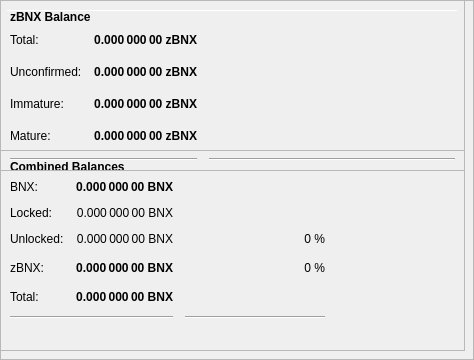
        <widget class="QFrame" name="frameObfuscation">
         <property name="minimumSize">
          <size>
           <width>0</width>
           <height>350</height>
          </size>
         </property>
         <property name="layoutDirection">
          <enum>Qt::LeftToRight</enum>
         </property>
         <property name="frameShape">
          <enum>QFrame::StyledPanel</enum>
         </property>
         <property name="frameShadow">
          <enum>QFrame::Raised</enum>
         </property>
         <widget class="QPushButton" name="runAutoDenom">
          <property name="geometry">
           <rect>
            <x>251</x>
            <y>17</y>
            <width>1</width>
            <height>1</height>
           </rect>
          </property>
          <property name="palette">
           <palette>
            <active>
             <colorrole role="WindowText">
              <brush brushstyle="SolidPattern">
               <color alpha="255">
                <red>0</red>
                <green>0</green>
                <blue>0</blue>
               </color>
              </brush>
             </colorrole>
             <colorrole role="Button">
              <brush brushstyle="SolidPattern">
               <color alpha="255">
                <red>239</red>
                <green>238</green>
                <blue>238</blue>
               </color>
              </brush>
             </colorrole>
             <colorrole role="Light">
              <brush brushstyle="SolidPattern">
               <color alpha="255">
                <red>255</red>
                <green>255</green>
                <blue>255</blue>
               </color>
              </brush>
             </colorrole>
             <colorrole role="Midlight">
              <brush brushstyle="SolidPattern">
               <color alpha="255">
                <red>247</red>
                <green>246</green>
                <blue>246</blue>
               </color>
              </brush>
             </colorrole>
             <colorrole role="Dark">
              <brush brushstyle="SolidPattern">
               <color alpha="255">
                <red>119</red>
                <green>119</green>
                <blue>119</blue>
               </color>
              </brush>
             </colorrole>
             <colorrole role="Mid">
              <brush brushstyle="SolidPattern">
               <color alpha="255">
                <red>159</red>
                <green>159</green>
                <blue>159</blue>
               </color>
              </brush>
             </colorrole>
             <colorrole role="Text">
              <brush brushstyle="SolidPattern">
               <color alpha="255">
                <red>0</red>
                <green>0</green>
                <blue>0</blue>
               </color>
              </brush>
             </colorrole>
             <colorrole role="BrightText">
              <brush brushstyle="SolidPattern">
               <color alpha="255">
                <red>255</red>
                <green>255</green>
                <blue>255</blue>
               </color>
              </brush>
             </colorrole>
             <colorrole role="ButtonText">
              <brush brushstyle="SolidPattern">
               <color alpha="255">
                <red>0</red>
                <green>0</green>
                <blue>0</blue>
               </color>
              </brush>
             </colorrole>
             <colorrole role="Base">
              <brush brushstyle="SolidPattern">
               <color alpha="255">
                <red>255</red>
                <green>255</green>
                <blue>255</blue>
               </color>
              </brush>
             </colorrole>
             <colorrole role="Window">
              <brush brushstyle="SolidPattern">
               <color alpha="255">
                <red>239</red>
                <green>238</green>
                <blue>238</blue>
               </color>
              </brush>
             </colorrole>
             <colorrole role="Shadow">
              <brush brushstyle="SolidPattern">
               <color alpha="255">
                <red>0</red>
                <green>0</green>
                <blue>0</blue>
               </color>
              </brush>
             </colorrole>
             <colorrole role="AlternateBase">
              <brush brushstyle="SolidPattern">
               <color alpha="255">
                <red>247</red>
                <green>246</green>
                <blue>246</blue>
               </color>
              </brush>
             </colorrole>
             <colorrole role="ToolTipBase">
              <brush brushstyle="SolidPattern">
               <color alpha="255">
                <red>255</red>
                <green>255</green>
                <blue>220</blue>
               </color>
              </brush>
             </colorrole>
             <colorrole role="ToolTipText">
              <brush brushstyle="SolidPattern">
               <color alpha="255">
                <red>0</red>
                <green>0</green>
                <blue>0</blue>
               </color>
              </brush>
             </colorrole>
            </active>
            <inactive>
             <colorrole role="WindowText">
              <brush brushstyle="SolidPattern">
               <color alpha="255">
                <red>0</red>
                <green>0</green>
                <blue>0</blue>
               </color>
              </brush>
             </colorrole>
             <colorrole role="Button">
              <brush brushstyle="SolidPattern">
               <color alpha="255">
                <red>239</red>
                <green>238</green>
                <blue>238</blue>
               </color>
              </brush>
             </colorrole>
             <colorrole role="Light">
              <brush brushstyle="SolidPattern">
               <color alpha="255">
                <red>255</red>
                <green>255</green>
                <blue>255</blue>
               </color>
              </brush>
             </colorrole>
             <colorrole role="Midlight">
              <brush brushstyle="SolidPattern">
               <color alpha="255">
                <red>247</red>
                <green>246</green>
                <blue>246</blue>
               </color>
              </brush>
             </colorrole>
             <colorrole role="Dark">
              <brush brushstyle="SolidPattern">
               <color alpha="255">
                <red>119</red>
                <green>119</green>
                <blue>119</blue>
               </color>
              </brush>
             </colorrole>
             <colorrole role="Mid">
              <brush brushstyle="SolidPattern">
               <color alpha="255">
                <red>159</red>
                <green>159</green>
                <blue>159</blue>
               </color>
              </brush>
             </colorrole>
             <colorrole role="Text">
              <brush brushstyle="SolidPattern">
               <color alpha="255">
                <red>0</red>
                <green>0</green>
                <blue>0</blue>
               </color>
              </brush>
             </colorrole>
             <colorrole role="BrightText">
              <brush brushstyle="SolidPattern">
               <color alpha="255">
                <red>255</red>
                <green>255</green>
                <blue>255</blue>
               </color>
              </brush>
             </colorrole>
             <colorrole role="ButtonText">
              <brush brushstyle="SolidPattern">
               <color alpha="255">
                <red>0</red>
                <green>0</green>
                <blue>0</blue>
               </color>
              </brush>
             </colorrole>
             <colorrole role="Base">
              <brush brushstyle="SolidPattern">
               <color alpha="255">
                <red>255</red>
                <green>255</green>
                <blue>255</blue>
               </color>
              </brush>
             </colorrole>
             <colorrole role="Window">
              <brush brushstyle="SolidPattern">
               <color alpha="255">
                <red>239</red>
                <green>238</green>
                <blue>238</blue>
               </color>
              </brush>
             </colorrole>
             <colorrole role="Shadow">
              <brush brushstyle="SolidPattern">
               <color alpha="255">
                <red>0</red>
                <green>0</green>
                <blue>0</blue>
               </color>
              </brush>
             </colorrole>
             <colorrole role="AlternateBase">
              <brush brushstyle="SolidPattern">
               <color alpha="255">
                <red>247</red>
                <green>246</green>
                <blue>246</blue>
               </color>
              </brush>
             </colorrole>
             <colorrole role="ToolTipBase">
              <brush brushstyle="SolidPattern">
               <color alpha="255">
                <red>255</red>
                <green>255</green>
                <blue>220</blue>
               </color>
              </brush>
             </colorrole>
             <colorrole role="ToolTipText">
              <brush brushstyle="SolidPattern">
               <color alpha="255">
                <red>0</red>
                <green>0</green>
                <blue>0</blue>
               </color>
              </brush>
             </colorrole>
            </inactive>
            <disabled>
             <colorrole role="WindowText">
              <brush brushstyle="SolidPattern">
               <color alpha="255">
                <red>119</red>
                <green>119</green>
                <blue>119</blue>
               </color>
              </brush>
             </colorrole>
             <colorrole role="Button">
              <brush brushstyle="SolidPattern">
               <color alpha="255">
                <red>239</red>
                <green>238</green>
                <blue>238</blue>
               </color>
              </brush>
             </colorrole>
             <colorrole role="Light">
              <brush brushstyle="SolidPattern">
               <color alpha="255">
                <red>255</red>
                <green>255</green>
                <blue>255</blue>
               </color>
              </brush>
             </colorrole>
             <colorrole role="Midlight">
              <brush brushstyle="SolidPattern">
               <color alpha="255">
                <red>247</red>
                <green>246</green>
                <blue>246</blue>
               </color>
              </brush>
             </colorrole>
             <colorrole role="Dark">
              <brush brushstyle="SolidPattern">
               <color alpha="255">
                <red>119</red>
                <green>119</green>
                <blue>119</blue>
               </color>
              </brush>
             </colorrole>
             <colorrole role="Mid">
              <brush brushstyle="SolidPattern">
               <color alpha="255">
                <red>159</red>
                <green>159</green>
                <blue>159</blue>
               </color>
              </brush>
             </colorrole>
             <colorrole role="Text">
              <brush brushstyle="SolidPattern">
               <color alpha="255">
                <red>119</red>
                <green>119</green>
                <blue>119</blue>
               </color>
              </brush>
             </colorrole>
             <colorrole role="BrightText">
              <brush brushstyle="SolidPattern">
               <color alpha="255">
                <red>255</red>
                <green>255</green>
                <blue>255</blue>
               </color>
              </brush>
             </colorrole>
             <colorrole role="ButtonText">
              <brush brushstyle="SolidPattern">
               <color alpha="255">
                <red>119</red>
                <green>119</green>
                <blue>119</blue>
               </color>
              </brush>
             </colorrole>
             <colorrole role="Base">
              <brush brushstyle="SolidPattern">
               <color alpha="255">
                <red>239</red>
                <green>238</green>
                <blue>238</blue>
               </color>
              </brush>
             </colorrole>
             <colorrole role="Window">
              <brush brushstyle="SolidPattern">
               <color alpha="255">
                <red>239</red>
                <green>238</green>
                <blue>238</blue>
               </color>
              </brush>
             </colorrole>
             <colorrole role="Shadow">
              <brush brushstyle="SolidPattern">
               <color alpha="255">
                <red>0</red>
                <green>0</green>
                <blue>0</blue>
               </color>
              </brush>
             </colorrole>
             <colorrole role="AlternateBase">
              <brush brushstyle="SolidPattern">
               <color alpha="255">
                <red>239</red>
                <green>238</green>
                <blue>238</blue>
               </color>
              </brush>
             </colorrole>
             <colorrole role="ToolTipBase">
              <brush brushstyle="SolidPattern">
               <color alpha="255">
                <red>255</red>
                <green>255</green>
                <blue>220</blue>
               </color>
              </brush>
             </colorrole>
             <colorrole role="ToolTipText">
              <brush brushstyle="SolidPattern">
               <color alpha="255">
                <red>0</red>
                <green>0</green>
                <blue>0</blue>
               </color>
              </brush>
             </colorrole>
            </disabled>
           </palette>
          </property>
          <property name="focusPolicy">
           <enum>Qt::NoFocus</enum>
          </property>
          <property name="autoFillBackground">
           <bool>true</bool>
          </property>
          <property name="text">
           <string/>
          </property>
          <property name="flat">
           <bool>true</bool>
          </property>
         </widget>
         <widget class="Line" name="line">
          <property name="geometry">
           <rect>
            <x>7</x>
            <y>10</y>
            <width>451</width>
            <height>1</height>
           </rect>
          </property>
          <property name="orientation">
           <enum>Qt::Horizontal</enum>
          </property>
         </widget>
         <widget class="QFrame" name="frame_3">
          <property name="geometry">
           <rect>
            <x>0</x>
            <y>150</y>
            <width>465</width>
            <height>201</height>
           </rect>
          </property>
          <property name="frameShape">
           <enum>QFrame::StyledPanel</enum>
          </property>
          <property name="frameShadow">
           <enum>QFrame::Raised</enum>
          </property>
          <layout class="QVBoxLayout" name="verticalLayout_5">
           <item>
            <layout class="QHBoxLayout" name="horizontalLayout_5" stretch="0">
             <item>
              <widget class="QLabel" name="label_5z">
               <property name="maximumSize">
                <size>
                 <width>16777215</width>
                 <height>20</height>
                </size>
               </property>
               <property name="font">
                <font>
                 <weight>75</weight>
                 <bold>true</bold>
                </font>
               </property>
               <property name="toolTip">
                <string>Combined Balances (including unconfirmed and immature coins)</string>
               </property>
               <property name="text">
                <string>&lt;html&gt;&lt;head/&gt;&lt;body&gt;&lt;p&gt;Combined Balances&lt;/p&gt;&lt;/body&gt;&lt;/html&gt;</string>
               </property>
              </widget>
             </item>
            </layout>
           </item>
           <item>
            <layout class="QGridLayout" name="gridLayout_3">
             <property name="spacing">
              <number>12</number>
             </property>
             <item row="7" column="0" colspan="2">
              <widget class="Line" name="lineSpendableBalance_3">
               <property name="orientation">
                <enum>Qt::Horizontal</enum>
               </property>
              </widget>
             </item>
             <item row="7" column="2">
              <widget class="Line" name="lineWatchBalance_3">
               <property name="sizePolicy">
                <sizepolicy hsizetype="Preferred" vsizetype="Fixed">
                 <horstretch>0</horstretch>
                 <verstretch>0</verstretch>
                </sizepolicy>
               </property>
               <property name="minimumSize">
                <size>
                 <width>140</width>
                 <height>0</height>
                </size>
               </property>
               <property name="orientation">
                <enum>Qt::Horizontal</enum>
               </property>
              </widget>
             </item>
             <item row="4" column="1">
              <widget class="QLabel" name="labelzBalancez">
               <property name="font">
                <font>
                 <weight>75</weight>
                 <bold>true</bold>
                </font>
               </property>
               <property name="cursor">
                <cursorShape>IBeamCursor</cursorShape>
               </property>
               <property name="toolTip">
                <string>Total of transactions that have yet to be confirmed, and do not yet count toward the spendable balance</string>
               </property>
               <property name="text">
                <string notr="true">0.000 000 00 BNX</string>
               </property>
               <property name="alignment">
                <set>Qt::AlignRight|Qt::AlignTrailing|Qt::AlignVCenter</set>
               </property>
               <property name="textInteractionFlags">
                <set>Qt::LinksAccessibleByMouse|Qt::TextSelectableByKeyboard|Qt::TextSelectableByMouse</set>
               </property>
              </widget>
             </item>
             <item row="6" column="1">
              <widget class="QLabel" name="labelTotalz">
               <property name="font">
                <font>
                 <weight>75</weight>
                 <bold>true</bold>
                </font>
               </property>
               <property name="cursor">
                <cursorShape>IBeamCursor</cursorShape>
               </property>
               <property name="toolTip">
                <string>Total Balance, including unconfirmed and immature coins.</string>
               </property>
               <property name="text">
                <string notr="true">0.000 000 00 BNX</string>
               </property>
               <property name="alignment">
                <set>Qt::AlignRight|Qt::AlignTrailing|Qt::AlignVCenter</set>
               </property>
               <property name="textInteractionFlags">
                <set>Qt::LinksAccessibleByMouse|Qt::TextSelectableByKeyboard|Qt::TextSelectableByMouse</set>
               </property>
              </widget>
             </item>
             <item row="4" column="3">
              <spacer name="horizontalSpacer_6">
               <property name="orientation">
                <enum>Qt::Horizontal</enum>
               </property>
               <property name="sizeHint" stdset="0">
                <size>
                 <width>40</width>
                 <height>20</height>
                </size>
               </property>
              </spacer>
             </item>
             <item row="6" column="0">
              <widget class="QLabel" name="labelTotalTextz">
               <property name="text">
                <string>Total:</string>
               </property>
              </widget>
             </item>
             <item row="1" column="0">
              <widget class="QLabel" name="labelBalanceTextz">
               <property name="text">
                <string>BNX:</string>
               </property>
              </widget>
             </item>
             <item row="1" column="1">
              <widget class="QLabel" name="labelBalancez">
               <property name="font">
                <font>
                 <weight>75</weight>
                 <bold>true</bold>
                </font>
               </property>
               <property name="cursor">
                <cursorShape>IBeamCursor</cursorShape>
               </property>
               <property name="toolTip">
                <string>Your current spendable balance</string>
               </property>
               <property name="text">
                <string notr="true">0.000 000 00 BNX</string>
               </property>
               <property name="alignment">
                <set>Qt::AlignRight|Qt::AlignTrailing|Qt::AlignVCenter</set>
               </property>
               <property name="textInteractionFlags">
                <set>Qt::LinksAccessibleByMouse|Qt::TextSelectableByKeyboard|Qt::TextSelectableByMouse</set>
               </property>
              </widget>
             </item>
             <item row="4" column="0">
              <widget class="QLabel" name="labelzBalanceTextz">
               <property name="toolTip">
                <string/>
               </property>
               <property name="text">
                <string>zBNX:</string>
               </property>
              </widget>
             </item>
             <item row="4" column="2">
              <widget class="QLabel" name="labelzBNXPercent">
               <property name="toolTip">
                <string>Current percentage of zBNX.
If AutoMint is enabled this percentage will settle around the configured AutoMint percentage (default = 10%)</string>
               </property>
               <property name="text">
                <string>0 %</string>
               </property>
               <property name="alignment">
                <set>Qt::AlignRight|Qt::AlignTrailing|Qt::AlignVCenter</set>
               </property>
              </widget>
             </item>
             <item row="6" column="2">
              <widget class="QLabel" name="label100Percent">
               <property name="text">
                <string/>
               </property>
               <property name="alignment">
                <set>Qt::AlignRight|Qt::AlignTrailing|Qt::AlignVCenter</set>
               </property>
              </widget>
             </item>
             <item row="2" column="1">
              <widget class="QLabel" name="labelLockedBalance">
               <property name="toolTip">
                <string>Locked BNX or Masternode collaterals. These are excluded from zBNX minting.</string>
               </property>
               <property name="text">
                <string>0.000 000 00 BNX</string>
               </property>
               <property name="alignment">
                <set>Qt::AlignRight|Qt::AlignTrailing|Qt::AlignVCenter</set>
               </property>
              </widget>
             </item>
             <item row="2" column="0">
              <widget class="QLabel" name="labelLockedBalanceText">
               <property name="toolTip">
                <string>Locked BNX or Masternode collaterals. These are excluded from zBNX minting.</string>
               </property>
               <property name="text">
                <string>Locked:</string>
               </property>
              </widget>
             </item>
             <item row="3" column="0">
              <widget class="QLabel" name="labelUnLockedBalanceText">
               <property name="toolTip">
                <string>Unlocked BNXs. These can be used for zBNX minting.</string>
               </property>
               <property name="text">
                <string>Unlocked:</string>
               </property>
              </widget>
             </item>
             <item row="3" column="1">
              <widget class="QLabel" name="labelUnLockedBalance">
               <property name="toolTip">
                <string>Unlocked BNXs. These can be used for zBNX minting.</string>
               </property>
               <property name="text">
                <string>0.000 000 00 BNX</string>
               </property>
               <property name="alignment">
                <set>Qt::AlignRight|Qt::AlignTrailing|Qt::AlignVCenter</set>
               </property>
              </widget>
             </item>
             <item row="3" column="2">
              <widget class="QLabel" name="labelBNXPercent">
               <property name="text">
                <string>0 %</string>
               </property>
               <property name="alignment">
                <set>Qt::AlignRight|Qt::AlignTrailing|Qt::AlignVCenter</set>
               </property>
              </widget>
             </item>
            </layout>
           </item>
           <item>
            <spacer name="verticalSpacer">
             <property name="orientation">
              <enum>Qt::Vertical</enum>
             </property>
             <property name="sizeHint" stdset="0">
              <size>
               <width>20</width>
               <height>40</height>
              </size>
             </property>
            </spacer>
           </item>
          </layout>
         </widget>
         <widget class="QFrame" name="frame_4">
          <property name="geometry">
           <rect>
            <x>0</x>
            <y>0</y>
            <width>465</width>
            <height>171</height>
           </rect>
          </property>
          <property name="frameShape">
           <enum>QFrame::StyledPanel</enum>
          </property>
          <property name="frameShadow">
           <enum>QFrame::Raised</enum>
          </property>
          <layout class="QVBoxLayout" name="verticalLayout_7">
           <item>
            <layout class="QHBoxLayout" name="horizontalLayout_8" stretch="0">
             <item>
              <widget class="QLabel" name="label_5z_3">
               <property name="maximumSize">
                <size>
                 <width>16777215</width>
                 <height>20</height>
                </size>
               </property>
               <property name="font">
                <font>
                 <weight>75</weight>
                 <bold>true</bold>
                </font>
               </property>
               <property name="text">
                <string>zBNX Balance</string>
               </property>
              </widget>
             </item>
            </layout>
           </item>
           <item>
            <layout class="QGridLayout" name="gridLayout_5">
             <property name="spacing">
              <number>12</number>
             </property>
             <item row="4" column="0">
              <widget class="QLabel" name="labelzBalanceMatureText">
               <property name="toolTip">
                <string>Mature: more than 20 confirmation and more than 1 mints of the same denomination after it was minted.
These zBNX are spendable.</string>
               </property>
               <property name="text">
                <string>Mature:</string>
               </property>
              </widget>
             </item>
             <item row="5" column="0" colspan="2">
              <widget class="Line" name="lineSpendableBalance_5">
               <property name="orientation">
                <enum>Qt::Horizontal</enum>
               </property>
              </widget>
             </item>
             <item row="1" column="1">
              <widget class="QLabel" name="labelzBalance">
               <property name="font">
                <font>
                 <weight>75</weight>
                 <bold>true</bold>
                </font>
               </property>
               <property name="cursor">
                <cursorShape>IBeamCursor</cursorShape>
               </property>
               <property name="toolTip">
                <string>All available zBNX, unconfirmed and immature zBNX included.</string>
               </property>
               <property name="text">
                <string notr="true">0.000 000 00 zBNX</string>
               </property>
               <property name="alignment">
                <set>Qt::AlignRight|Qt::AlignTrailing|Qt::AlignVCenter</set>
               </property>
               <property name="textInteractionFlags">
                <set>Qt::LinksAccessibleByMouse|Qt::TextSelectableByKeyboard|Qt::TextSelectableByMouse</set>
               </property>
              </widget>
             </item>
             <item row="5" column="2">
              <widget class="Line" name="lineWatchBalance_5">
               <property name="sizePolicy">
                <sizepolicy hsizetype="Preferred" vsizetype="Fixed">
                 <horstretch>0</horstretch>
                 <verstretch>0</verstretch>
                </sizepolicy>
               </property>
               <property name="minimumSize">
                <size>
                 <width>140</width>
                 <height>0</height>
                </size>
               </property>
               <property name="orientation">
                <enum>Qt::Horizontal</enum>
               </property>
              </widget>
             </item>
             <item row="1" column="0">
              <widget class="QLabel" name="labelzBalanceText">
               <property name="toolTip">
                <string>All available zBNX, unconfirmed and immature zBNX included.</string>
               </property>
               <property name="text">
                <string>Total:</string>
               </property>
              </widget>
             </item>
             <item row="1" column="2">
              <spacer name="horizontalSpacer_8">
               <property name="orientation">
                <enum>Qt::Horizontal</enum>
               </property>
               <property name="sizeHint" stdset="0">
                <size>
                 <width>40</width>
                 <height>20</height>
                </size>
               </property>
              </spacer>
             </item>
             <item row="4" column="2">
              <spacer name="horizontalSpacer_4">
               <property name="orientation">
                <enum>Qt::Horizontal</enum>
               </property>
               <property name="sizeHint" stdset="0">
                <size>
                 <width>40</width>
                 <height>20</height>
                </size>
               </property>
              </spacer>
             </item>
             <item row="4" column="1">
              <widget class="QLabel" name="labelzBalanceMature">
               <property name="font">
                <font>
                 <weight>75</weight>
                 <bold>true</bold>
                </font>
               </property>
               <property name="toolTip">
                <string>Mature: more than 20 confirmation and more than 1 mints of the same denomination after it was minted.
These zBNX are spendable.</string>
               </property>
               <property name="text">
                <string>0.000 000 00 zBNX</string>
               </property>
               <property name="alignment">
                <set>Qt::AlignRight|Qt::AlignTrailing|Qt::AlignVCenter</set>
               </property>
              </widget>
             </item>
             <item row="2" column="0">
              <widget class="QLabel" name="labelzBalanceUnconfirmedText">
               <property name="toolTip">
                <string>Unconfirmed: less than 20 confirmations
Immature: confirmed, but less than 1 mints of the same denomination after it was minted</string>
               </property>
               <property name="text">
                <string>Unconfirmed:</string>
               </property>
              </widget>
             </item>
             <item row="2" column="1">
              <widget class="QLabel" name="labelzBalanceUnconfirmed">
               <property name="font">
                <font>
                 <weight>75</weight>
                 <bold>true</bold>
                </font>
               </property>
               <property name="toolTip">
                <string>Unconfirmed: less than 20 confirmations
Immature: confirmed, but less than 1 mints of the same denomination after it was minted</string>
               </property>
               <property name="text">
                <string>0.000 000 00 zBNX</string>
               </property>
               <property name="alignment">
                <set>Qt::AlignRight|Qt::AlignTrailing|Qt::AlignVCenter</set>
               </property>
              </widget>
             </item>
             <item row="2" column="2">
              <spacer name="horizontalSpacer_5">
               <property name="orientation">
                <enum>Qt::Horizontal</enum>
               </property>
               <property name="sizeHint" stdset="0">
                <size>
                 <width>40</width>
                 <height>20</height>
                </size>
               </property>
              </spacer>
             </item>
             <item row="3" column="0">
              <widget class="QLabel" name="labelzBalanceImmatureText">
               <property name="toolTip">
                <string>Unconfirmed: less than 20 confirmations
Immature: confirmed, but less than 1 mints of the same denomination after it was minted</string>
               </property>
               <property name="text">
                <string>Immature:</string>
               </property>
              </widget>
             </item>
             <item row="3" column="1">
              <widget class="QLabel" name="labelzBalanceImmature">
               <property name="font">
                <font>
                 <weight>75</weight>
                 <bold>true</bold>
                </font>
               </property>
               <property name="toolTip">
                <string>Unconfirmed: less than 20 confirmations
Immature: confirmed, but less than 1 mints of the same denomination after it was minted</string>
               </property>
               <property name="text">
                <string>0.000 000 00 zBNX</string>
               </property>
               <property name="alignment">
                <set>Qt::AlignRight|Qt::AlignTrailing|Qt::AlignVCenter</set>
               </property>
              </widget>
             </item>
             <item row="3" column="2">
              <spacer name="horizontalSpacer_7">
               <property name="orientation">
                <enum>Qt::Horizontal</enum>
               </property>
               <property name="sizeHint" stdset="0">
                <size>
                 <width>40</width>
                 <height>20</height>
                </size>
               </property>
              </spacer>
             </item>
            </layout>
           </item>
          </layout>
         </widget>
        </widget>
